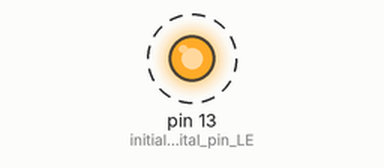
A sketch run on a simulated Arduino Uno, built with avr-gcc and run on an emulated ATmega328P. On the bench: output pins drawn as LEDs (lit = HIGH). Dashed ring = blinking. What the sketch prints to the serial monitor is not drawn.

Above: at 2.2 s.
Timing chart, 0 to 5.0 s (numbered marks = the images above):
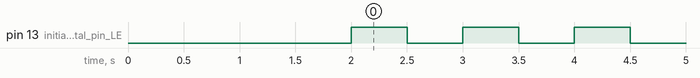

The sketch:

Hello_World___Blink.ino
```cpp
/*
 * Simple Blink and Serial Monitor Hello World
 * @author Mohamad ChamanMotlagh 9631018
 * @author Mohamad Jabbari Zadehgan 9631015
*/

// the setup function runs once when you press reset or power the board
void setup() {
  delay(2000);                     // wait for two seconds before starting
  Serial.begin(9600);              // initialize serial monitor with baud_rate = 9600
  Serial.print("Hello, World!");   // Print the statement
  pinMode(LED_BUILTIN, OUTPUT);    // initialize digital pin LED_BUILTIN as an output.
}

// the loop function runs over and over again forever
void loop() {
  digitalWrite(LED_BUILTIN, HIGH);   // turn the LED on (HIGH is the voltage level)
  delay(500);                       // wait for a second
  digitalWrite(LED_BUILTIN, LOW);    // turn the LED off by making the voltage LOW
  delay(500);                       // wait for a second
}
```

Measured:
- by itself, pin 13 (initialize_digital_pin_LE): alternates HIGH for 0.50 s and LOW for 0.50 s
